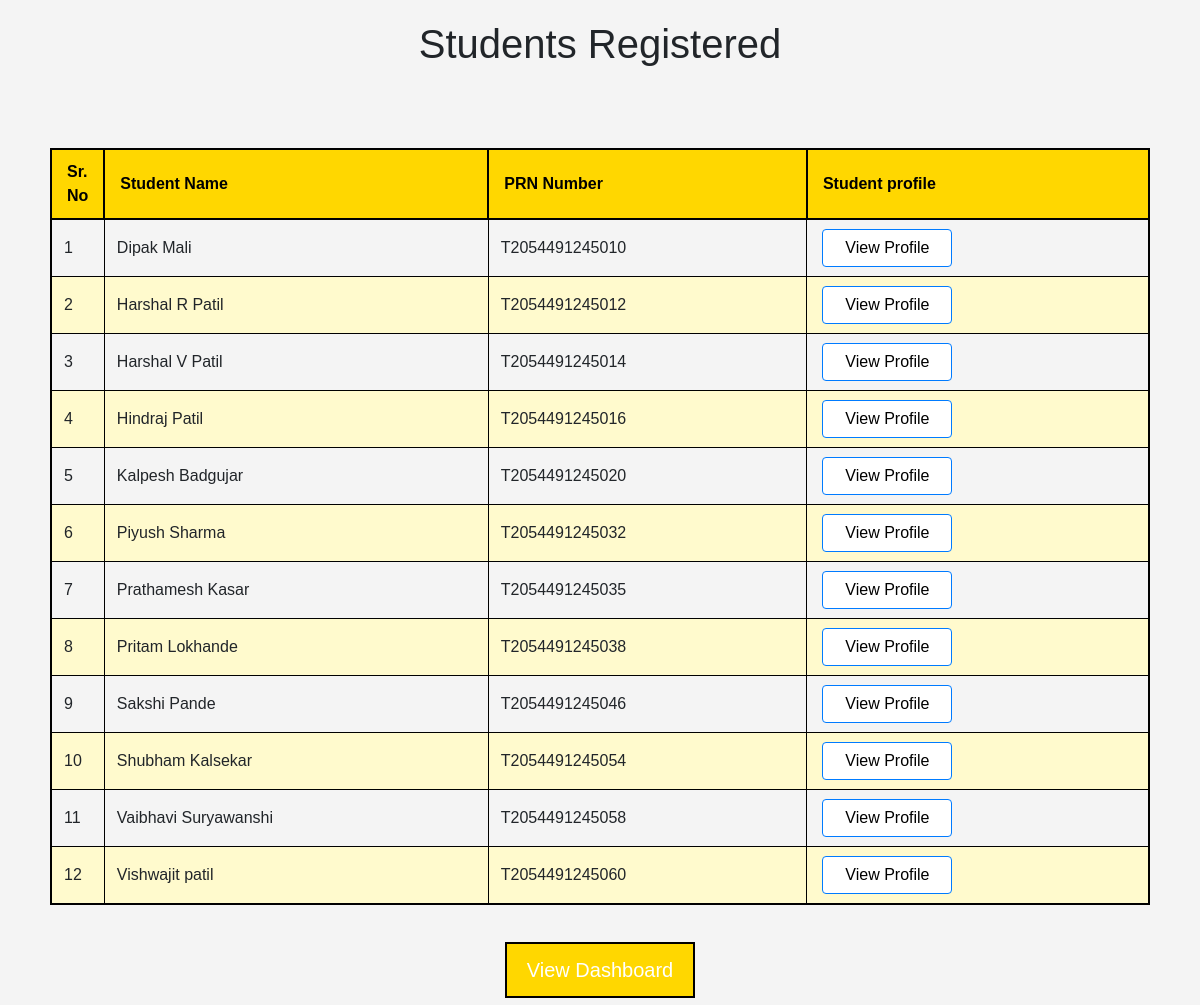
Screenshot of /viewstudents/ with the database file from the repository.
### MyApp/models.py (models this page shows, shortened)
class Stuprnno(models.Model):
    stu_fname = models.CharField(max_length=100)
    stu_lname = models.CharField(max_length=100)
    prnno = models.CharField(max_length=100)
    stu_email = models.EmailField(max_length=200,default="YourDefaultHere")

### MyApp/views.py (the view)
# urls.py: path("viewstudents/", views.viewstudents, name="viewstudents"),
def viewstudents(request):
    students = Stuprnno.objects.all()
    resume_info_dict = {}  # Create a dictionary to store resume information
    for student in students:
        try:
            resume = Resume.objects.get(name=f"{student.stu_fname} {student.stu_lname}")
            resume_info_dict[f"{student.stu_fname} {student.stu_lname}"] = resume
        except Resume.DoesNotExist:
            resume_info_dict[f"{student.stu_fname} {student.stu_lname}"] = None
    return render(request, "viewstudents.html", {"students": students, "resume_info_dict": resume_info_dict})

### MyApp/templates/viewstudents.html (shortened to what this page needs)
{% load static %}
<!DOCTYPE html>
<html>
<head>
    <link rel="stylesheet" href="https://maxcdn.bootstrapcdn.com/bootstrap/4.5.2/css/bootstrap.min.css">
</head>
<body>
    <div class="container">
        <h1 class="table-heading">Students Registered</h1>
        <table>
            <thead>
                <tr>
                    <th style="width: 50px;">Sr. No</th>
                    <th>Student Name</th>
                    <th>PRN Number</th>
                    <th>Student profile</th>
                </tr>
            </thead>
            <tbody>
                {% for student in students|dictsort:"stu_fname" %}
                <tr>
                    <td>{{ forloop.counter }}</td>
                    <td>{{ student.stu_fname }} {{ student.stu_lname }}</td>
                    <td>{{ student.prnno }}</td>
                    <td>
                        {% if student.stu_fname|add:" "|add:student.stu_lname  in resume_info_dict %}
                            <a href="/view_stu_resume/{{ student.stu_fname }} {{ student.stu_lname }}/" class="btn btn-primary btn-resume">View Profile</a>
                        {% else %}
                            <a href="" class="btn btn-primary btn-resume">Profile Not Created</a>
                        {% endif %}
                    </td>
                </tr>
                {% endfor %}
            </tbody>
        </table>
        <div class="table-footer">
            <div>
                <a class="bttn btn-danger"  href="/viewstudents/">View Dashboard</a>
            </div>
        </div>
    </div>
</body>
</html>

### MyApp/templates/viewstudents.html (style rules this page uses)
body { background-color: #f4f4f4; font-family: Arial, sans-serif; }
.container { padding: 20px; }
table { width: 100%; border-collapse: collapse; border: 2px solid black; }
th, td { padding: 6px 12px; text-align: left; border: 1px solid black; }
th { background-color: #FFD700; color: #000; border: 2px solid black; padding: 10px 15px; }
tr:nth-child(even) { background-color: #FFFACD; }
.table-heading { text-align: center; margin-bottom: 80px; }
.table-footer { text-align: center; margin-top: 50px; }
.bttn { border: 2px solid #000; background-color: #FFD700; font-size: 20px; padding: 15px 20px; }
.btn-resume { background-color: #FFF; color: #000; transition: background-color 0.3s; width: 130px; margin: 3px; }

### rows the page displays
Stuprnno: stu_fname "Dipak", stu_lname "Mali", prnno "T2054491245010"
Stuprnno: stu_fname "Harshal R", stu_lname "Patil", prnno "T2054491245012"
Stuprnno: stu_fname "Harshal V", stu_lname "Patil", prnno "T2054491245014"
Stuprnno: stu_fname "Hindraj", stu_lname "Patil", prnno "T2054491245016"
Stuprnno: stu_fname "Kalpesh", stu_lname "Badgujar", prnno "T2054491245020"
Stuprnno: stu_fname "Piyush", stu_lname "Sharma", prnno "T2054491245032"
Stuprnno: stu_fname "Prathamesh", stu_lname "Kasar", prnno "T2054491245035"
Stuprnno: stu_fname "Pritam", stu_lname "Lokhande", prnno "T2054491245038"
Stuprnno: stu_fname "Sakshi", stu_lname "Pande", prnno "T2054491245046"
Stuprnno: stu_fname "Shubham", stu_lname "Kalsekar", prnno "T2054491245054"
Stuprnno: stu_fname "Vaibhavi", stu_lname "Suryawanshi", prnno "T2054491245058"
Stuprnno: stu_fname "Vishwajit", stu_lname "patil", prnno "T2054491245060"
